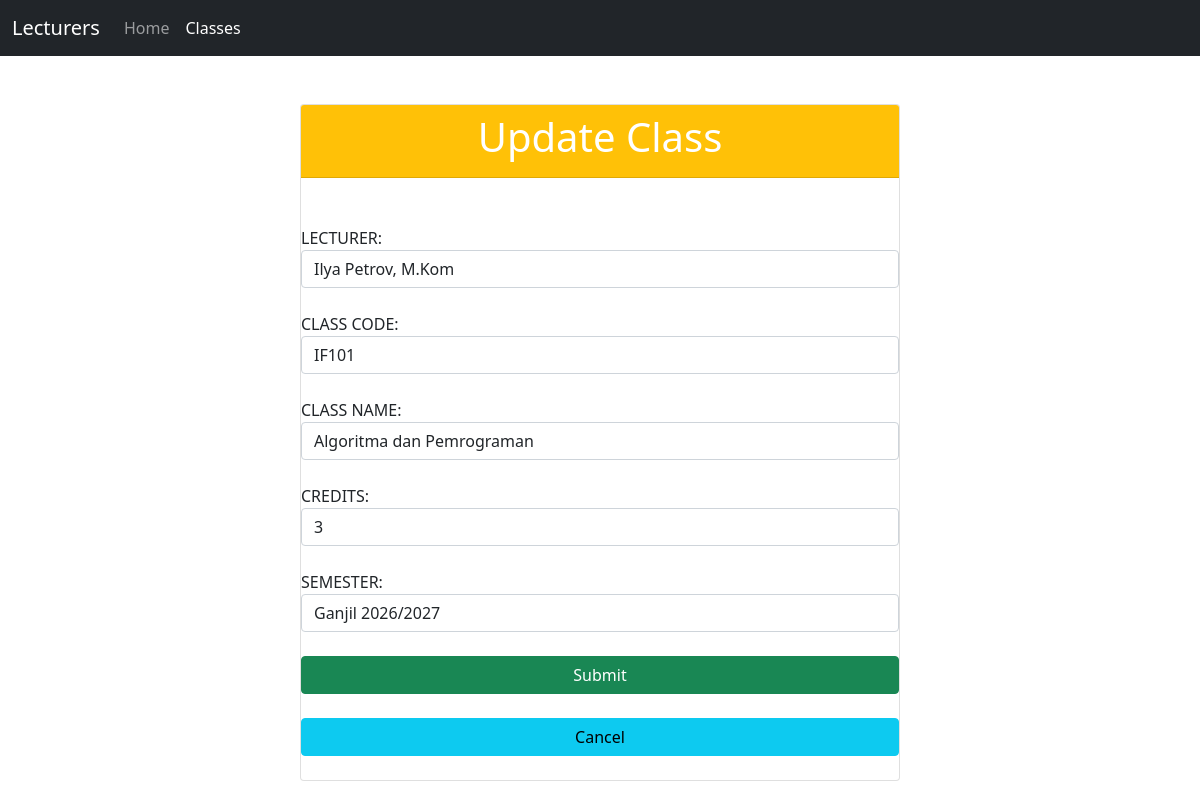
Page /?page=classes&action=edit&id=1 on the committed database.
### tables this page shows
CREATE TABLE IF NOT EXISTS classes (
    id INT UNSIGNED AUTO_INCREMENT PRIMARY KEY,
    lecturer_id INT UNSIGNED NOT NULL,
    class_code VARCHAR(20) NOT NULL UNIQUE,
    class_name VARCHAR(100) NOT NULL,
    credits TINYINT UNSIGNED NOT NULL,
    semester VARCHAR(40) NOT NULL,
    CONSTRAINT fk_classes_lecturers FOREIGN KEY (lecturer_id)
      REFERENCES lecturers(id) ON UPDATE CASCADE ON DELETE RESTRICT
);

CREATE TABLE IF NOT EXISTS lecturers (
    id INT UNSIGNED AUTO_INCREMENT PRIMARY KEY,
    name VARCHAR(100) NOT NULL,
    nidn VARCHAR(30) NOT NULL UNIQUE,
    phone VARCHAR(25) NOT NULL,
    join_date DATE NOT NULL
);

### app/controllers/ClassController.php (called while the page is built, shortened)
<?php
class ClassController
{
    public function edit(): void
    {
        $id = filter_input(INPUT_GET, 'id', FILTER_VALIDATE_INT) ?: (int)($_POST['id'] ?? 0);
        $class = $this->model->getById($id);
        $lecturers = $this->lecturers->getAll();
        require __DIR__ . '/../views/classes/edit.php';
    }
}

### public/index.php (called while the page is built, shortened)
<?php
require_once __DIR__ . '/../app/models/Lecturer.php';
require_once __DIR__ . '/../app/models/SchoolClass.php';
require_once __DIR__ . '/../app/controllers/ClassController.php';
$lecturerModel = new Lecturer($db);
$classModel = new SchoolClass($db);
$classController = new ClassController($classModel, $lecturerModel);
$page = $_GET['page'] ?? 'lecturers';
$action = $_GET['action'] ?? 'index';
if ($page === 'classes') {
    match ($action) {
        'create' => $classController->create(),
        'edit' => $classController->edit(),
        'delete' => $classController->delete(),
        default => $classController->index(),
    };
}

### app/models/Lecturer.php (called while the page is built, shortened)
<?php
class Lecturer
{
    public function getAll(): array
    {
        $result = $this->db->query('SELECT * FROM lecturers');
        return $result->fetch_all(MYSQLI_ASSOC);
    }
}

### app/models/SchoolClass.php (called while the page is built, shortened)
<?php
class SchoolClass
{
    public function getById(int $id): ?array
    {
        $stmt = $this->db->prepare('SELECT * FROM classes WHERE id = ?');
        $stmt->bind_param('i', $id);
        $stmt->execute();
        $row = $stmt->get_result()->fetch_assoc();
        return $row ?: null;
    }
}

### app/views/classes/edit.php (the view, shortened to what this page needs)
<?php $pageTitle = 'Update Class'; require __DIR__ . '/../layouts/header.php'; ?>
<div class="col-lg-6 m-auto"><form method="post"><br><br><div class="card">
<div class="card-header bg-warning"><h1 class="text-white text-center"> Update Class </h1></div><br>
<input type="hidden" name="id" value="<?= (int)$class['id'] ?>" class="form-control"><br>
<label> LECTURER: </label>
<select name="lecturer_id" class="form-control" required><option value="">Select Lecturer</option>
<?php foreach ($lecturers as $lecturerOption): ?><option value="<?= (int)$lecturerOption['id'] ?>" <?= (int)($class['lecturer_id'] ?? 0) === (int)$lecturerOption['id'] ? 'selected' : '' ?>><?= htmlspecialchars($lecturerOption['name']) ?></option><?php endforeach; ?>
</select><br>
<label> CLASS CODE: </label><input type="text" name="class_code" value="<?= htmlspecialchars($class['class_code'] ?? '') ?>" class="form-control" required><br>
<label> CLASS NAME: </label><input type="text" name="class_name" value="<?= htmlspecialchars($class['class_name'] ?? '') ?>" class="form-control" required><br>
<label> CREDITS: </label><input type="number" min="1" name="credits" value="<?= htmlspecialchars((string)($class['credits'] ?? '')) ?>" class="form-control" required><br>
<label> SEMESTER: </label><input type="text" name="semester" value="<?= htmlspecialchars($class['semester'] ?? '') ?>" class="form-control" required><br>
<button class="btn btn-success" type="submit" name="submit">Submit</button><br><a class="btn btn-info" href="?page=classes">Cancel</a><br>
</div></form></div>
<?php require __DIR__ . '/../layouts/footer.php'; ?>

### rows in the picture
classes: lecturer_id "Ilya Petrov, M.Kom", class_code "IF101", class_name "Algoritma dan Pemrograman", credits "3", semester "Ganjil 2026/2027"
